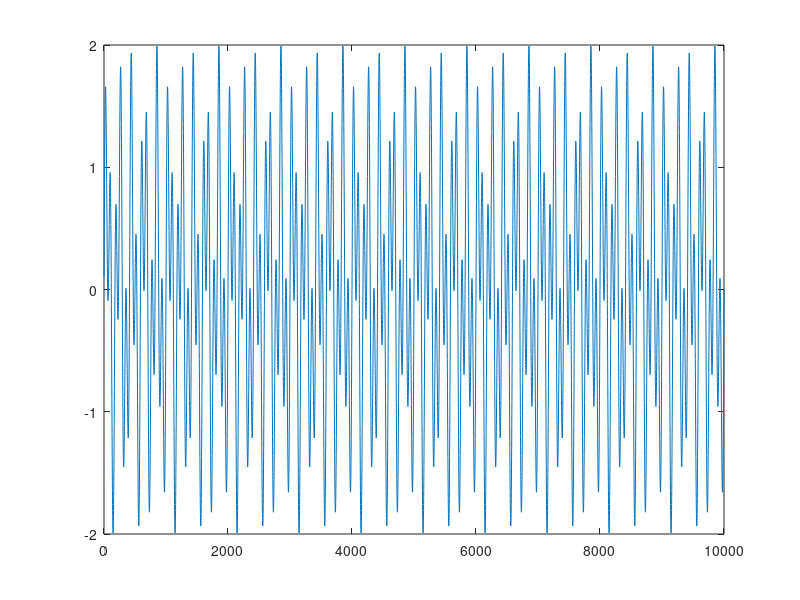
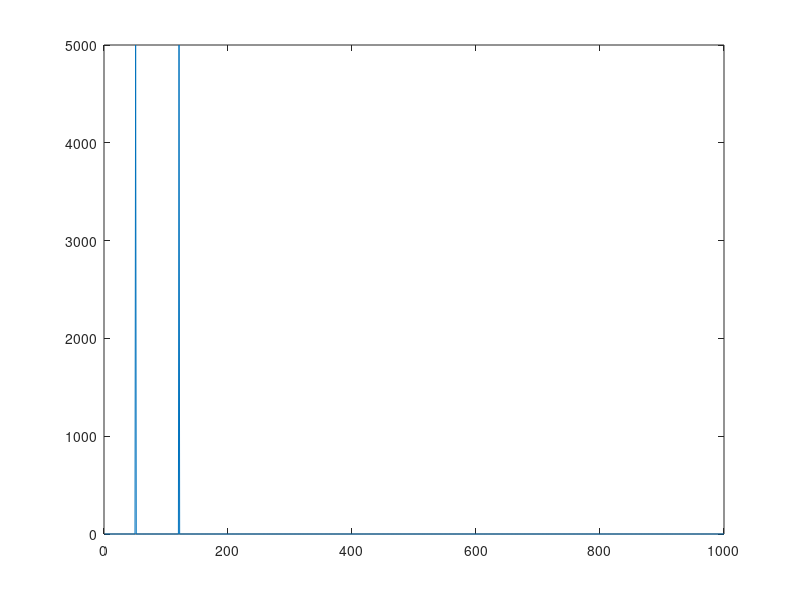
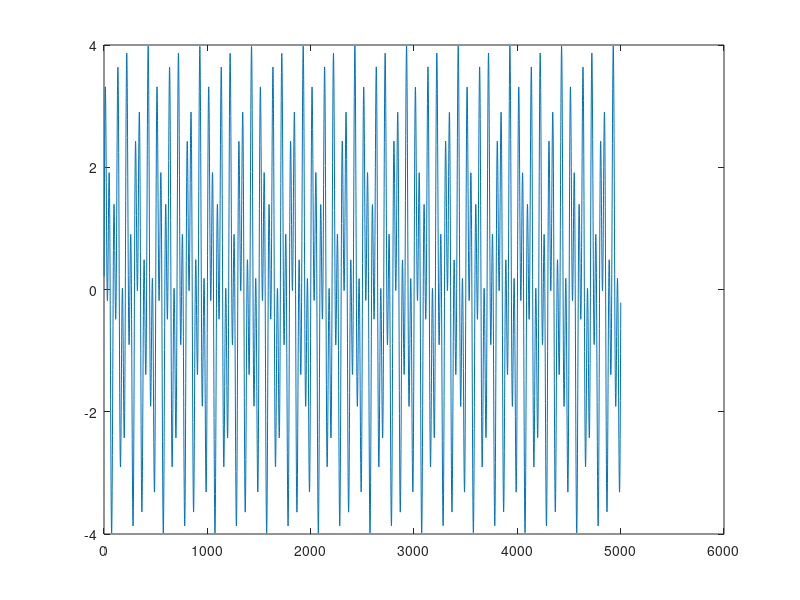

MATLAB code to generate these figures, in order:
% 14-4	Write a script to construct a 10 second signal with sine waves of
% unit amplitude and frequencies 5 Hz and 12 Hz at a sampling rate of 1000
% samples per second. 
clear
clc

Fs = 1000;
dt = 1/Fs;
n = 10*Fs;
t = dt * (1:n);
f1 = 5;  % cycles / sec
y = sin( 2*pi*f1 * t );
f2 = 12;
y = y + sin( 2*pi*f2 * t );
plot(y)
figure
% Perform the FFT on this signal, and remove the 5000
% elements in the center of the spectrum. Then, perform the inverse
% transform, and plot and explain your observations.
Y = fft(y)
plot(abs(Y(1:1000)))
Y1 = [Y(1:2500) Y(7500:end)];
y1 = real(ifft(Y1));
figure
plot(y1)
disp('deleting half the spectrum shortened the time signal by half')
disp('and raised the frequencies to 10 and 24 Hz')
